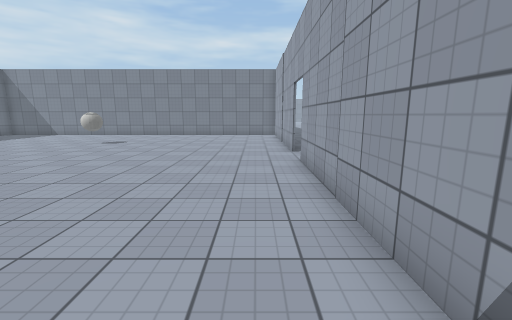
View 1 (above)

17 first-person views from a walk through a 3-D level made in the Unity game engine. The camera is 1.5 m above the floor, tilts 10° down and sees 90° across. The floor is counted in squares, 1 m on a side. Each view is taken from the middle of a square. On the plan, view 1 faces up. The plan holds only what a view shows up to about 13 squares ahead; the rest is blank. The place goes on beyond the plan. The player character is not drawn. Surface patterns are stand-ins for the level's own textures.

View 2
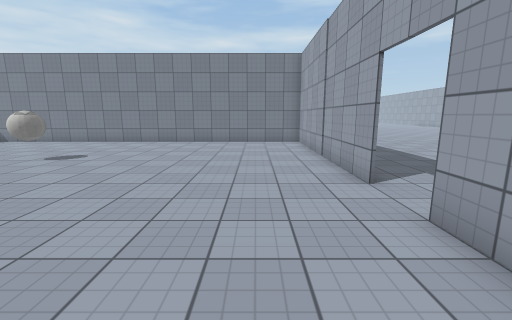

View 3
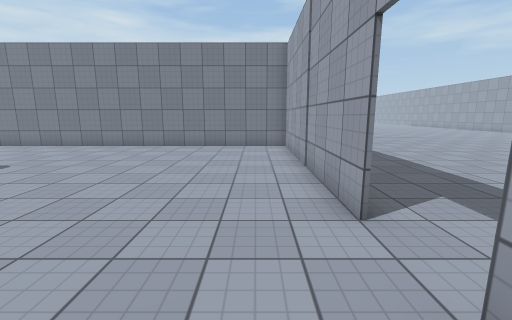

View 4
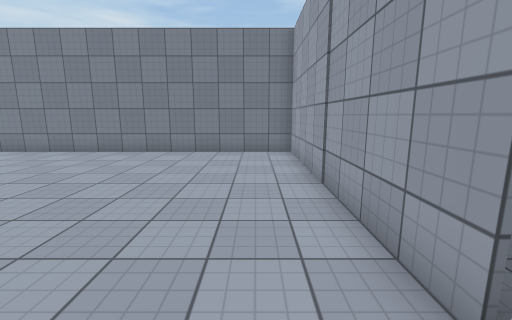

View 5
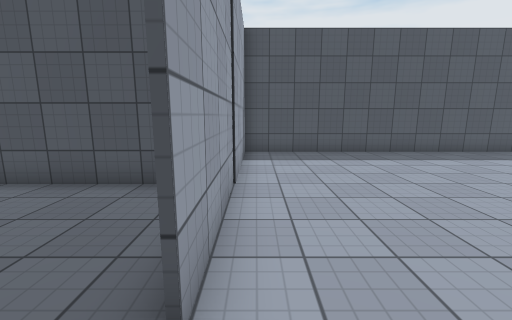

View 6
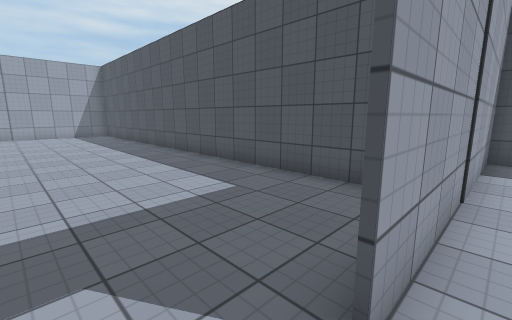

View 7
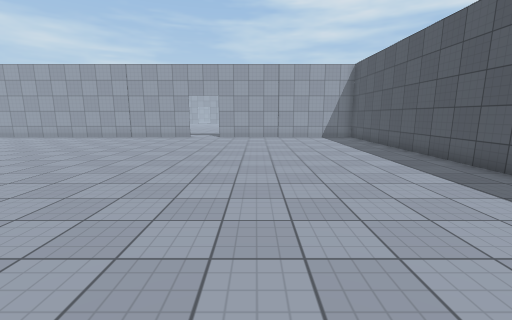

View 8
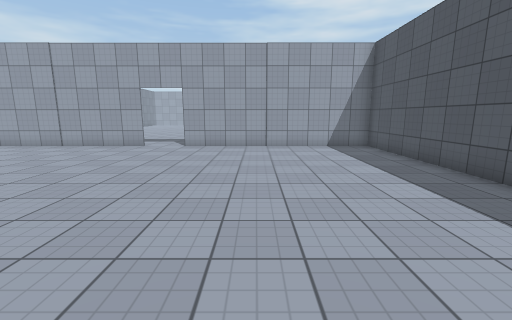

View 9
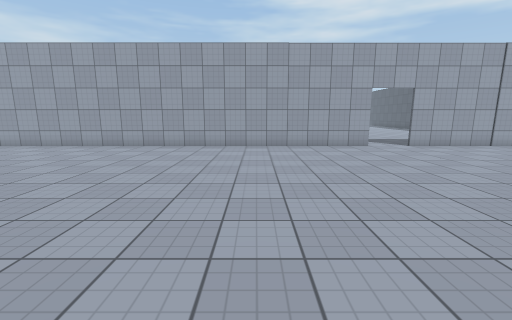

View 10
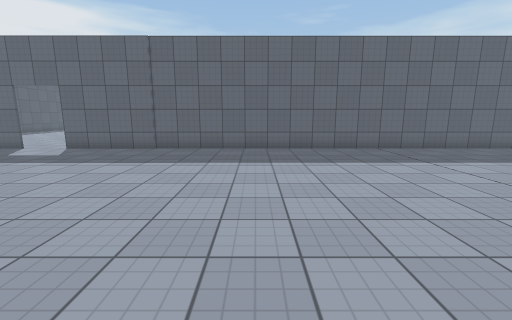

View 11
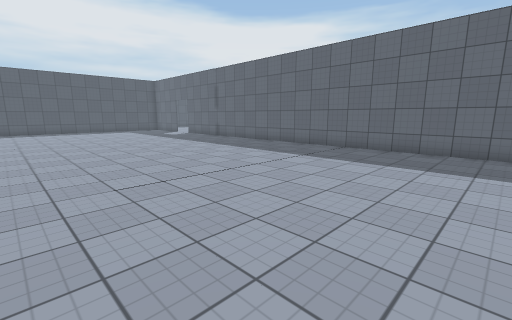

View 12
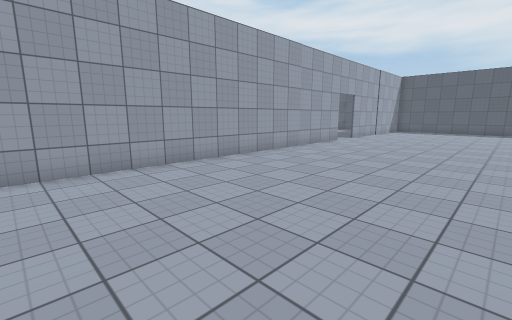

View 13
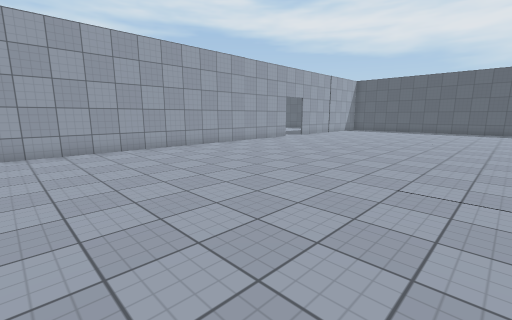

View 14
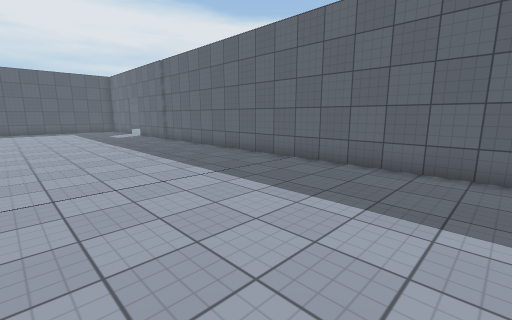

View 15
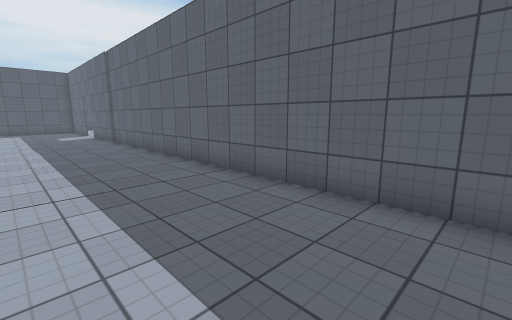

View 16
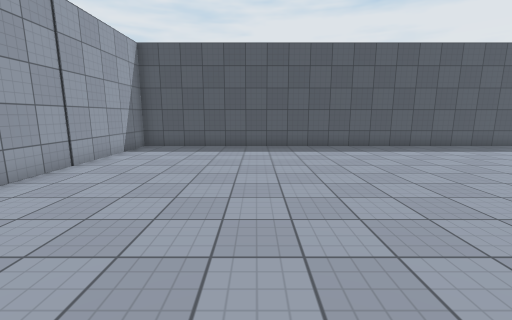

View 17
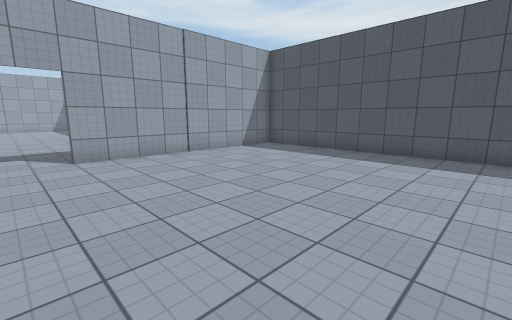

### Floor plan
Points are (right, up) in squares from view 1. A wall is a line through its corners. A room is listed if a view was taken in it or the views show most of it. See-through windows are left out.
Room 1 (views 1, 2, 3, 4, 5, 6, 17)
walls: (1.5, 10.4) (1.5, 19.4) (-8.5, 19.4); (-8.5, -0.5) (1.5, -0.5) (1.5, 8.6)
ways out: opening at (2, 9.5) to room 2
objects: other object (-8, 14)
Room 2 (views 7, 8, 9, 10, 11, 12, 13, 14, 15, 16)
walls: (21.5, 15.4) (21.5, 30.5); (1.5, 8.6) (1.5, 7.5); (3.1, 4.5) (21.5, 4.5) (21.5, 13.5); (1.5, 30.5) (1.5, 10.5)
ways out: opening at (2, 9.5) to room 1; opening at (22, 14.5)

Where each view was taken, in squares from view 1:
view 1: 0 up, 0 right, facing up
view 2: 5 up, 1 left, facing up
view 3: 7 up, 0 right, facing up
view 4: 9 up, 0 right, facing up
view 5: 10 up, 1 right, facing down
view 6: 10 up, 1 right, facing down-right
view 7: 11 up, 4 right, facing right
view 8: 10 up, 9 right, facing right
view 9: 21 up, 9 right, facing right
view 10: 19 up, 13 right, facing left
view 11: 30 up, 13 right, facing down-left
view 12: 30 up, 14 right, facing down-right
view 13: 30 up, 10 right, facing down-right
view 14: 30 up, 9 right, facing down-left
view 15: 30 up, 6 right, facing down-left
view 16: 17 up, 16 right, facing down
view 17: 10 up, 8 left, facing down-right
